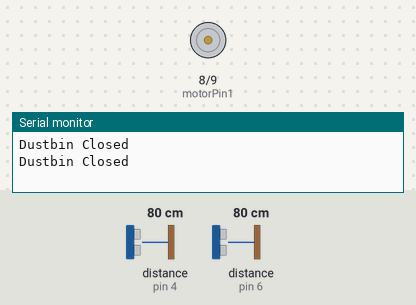
This sketch was run on a simulated Arduino Uno, built with avr-gcc and run on an emulated ATmega328P. On the bench: motor-driver pin pairs drawn as motors (green arrow = first pin HIGH = forward, orange = second pin HIGH = backward, longer = more drive), the last lines printed to the serial monitor. Wiring (inferred from the names in the program): 2 × ultrasonic range finder: trigger pin 3, echo pin 4 / trigger pin 5, echo pin 6. The test bench sets the inputs (shaded band); at power-on: distance to the obstacle (sensors on pin 4, pin 6) 80 cm. The echo pulse lasts 58.3 µs per cm.

Above: at 1.8 s.
1.9 s: distance to the obstacle (sensor on pin 4) set to 2 cm
At 3.0 s:
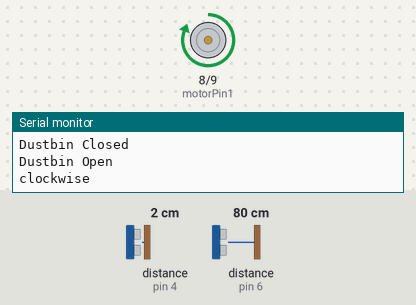
5.5 s: distance to the obstacle (sensor on pin 4) set to 18 cm
7.2 s: distance to the obstacle (sensor on pin 4) set to 23 cm
At 8.3 s:
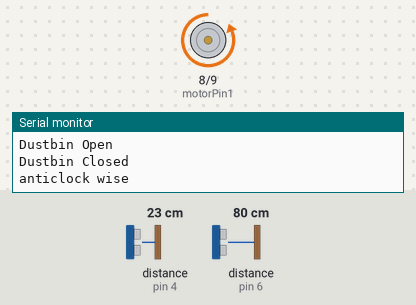
Timing chart, 0 to 12.5 s (numbered marks = the images above; inputs shaded):
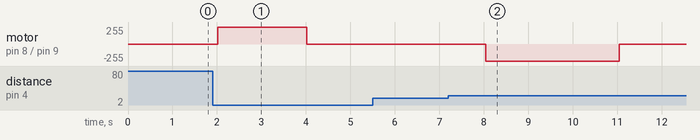

The sketch:

distance.ino
```cpp
#define trigger 3
#define echo 4

#define trigger_1 5
#define echo_1 6

float d1,d;
int motorPin1 = 8;  // Motor A input 1
int motorPin2 = 9;  // Motor A input 2


void setup() {
  // put your setup code here, to run once:
pinMode(trigger,OUTPUT);
pinMode(echo,INPUT);
pinMode(trigger_1,OUTPUT);
pinMode(echo_1,INPUT);

pinMode(motorPin1, OUTPUT);
  pinMode(motorPin2, OUTPUT);


  // Initialize motor as stopped
  digitalWrite(motorPin1, LOW);
  digitalWrite(motorPin2, LOW);

Serial.begin(9600);

}
int flag=0;

void loop()
{
d=distance();
//Serial.print("Distance: ");
//Serial.print(d);
//Serial.println(" cm");
if(d<20)
{
  Serial.println("Dustbin Open");
  if(flag==0){
    lidOpen();
    flag = 1;
  }
}
else
{
  Serial.println("Dustbin Closed");
  if(flag == 1){
    lidclose();
    flag = 0;
  }
}
delay(500);
d1=level();
//Serial.print("Level: ");
//Serial.print(d1);
//Serial.println(" cm");
if(d1<5)
{
  Serial.println("XXXXX-----------Warning------------XXXXXX");
}
else
{
  Serial.print("");
}
delay(500);
}

void lidOpen(){
  // Forward motion
  digitalWrite(motorPin1, HIGH);
  digitalWrite(motorPin2, LOW);
  Serial.println("clockwise");

  delay(2000);  // Run forward for 2 seconds

  // Stop
  digitalWrite(motorPin1, LOW);
  digitalWrite(motorPin2, LOW);
    Serial.println("off");

  delay(1000);  // Pause for 1 second

}

void lidclose(){
  // Reverse motion

  digitalWrite(motorPin1, LOW);
  digitalWrite(motorPin2, HIGH);
    // Set motor speed, 255 is maximum
  Serial.println("anticlock wise");

  delay(3000);  // Run in reverse for 2 seconds

  // Stop
  digitalWrite(motorPin1, LOW);
  digitalWrite(motorPin2, LOW);
    // Stop the motor
  Serial.println("off");
  delay(1000);  // Pause for 1 second
}

float distance()
{
digitalWrite(trigger,0);
delayMicroseconds(10);
digitalWrite(trigger,1);
delayMicroseconds(10);
digitalWrite(trigger,0);
float t=pulseIn(echo,HIGH);
return (0.017*t);
}

float level()
{
digitalWrite(trigger_1,0);
delayMicroseconds(10);
digitalWrite(trigger_1,1);
delayMicroseconds(10);
digitalWrite(trigger_1,0);
float t1=pulseIn(echo_1,HIGH);
return (0.017*t1);
}
```

Measured:
- the behaviour switches between 20 and 21 cm on distance to the obstacle (sensor on pin 4) (found by bisection; images 1 and 2)
- after the input at 1.9 s, motor on pin 8 (motorPin1) / pin 9 (motorPin2): stopped → forward 255/255 after 0.12 s, → stopped 2.0 s later
- after the input at 7.2 s, motor on pin 8 (motorPin1) / pin 9 (motorPin2): stopped → backward 255/255 after 0.84 s, → stopped 3.0 s later
